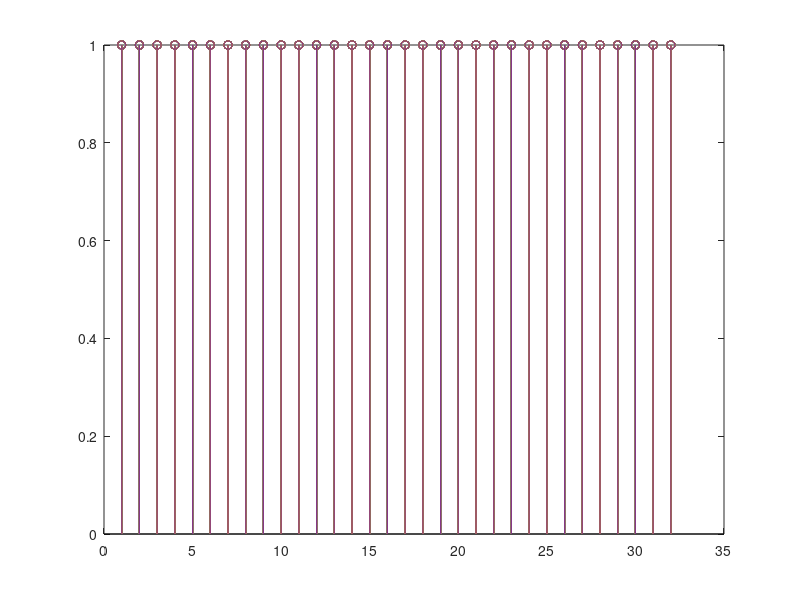
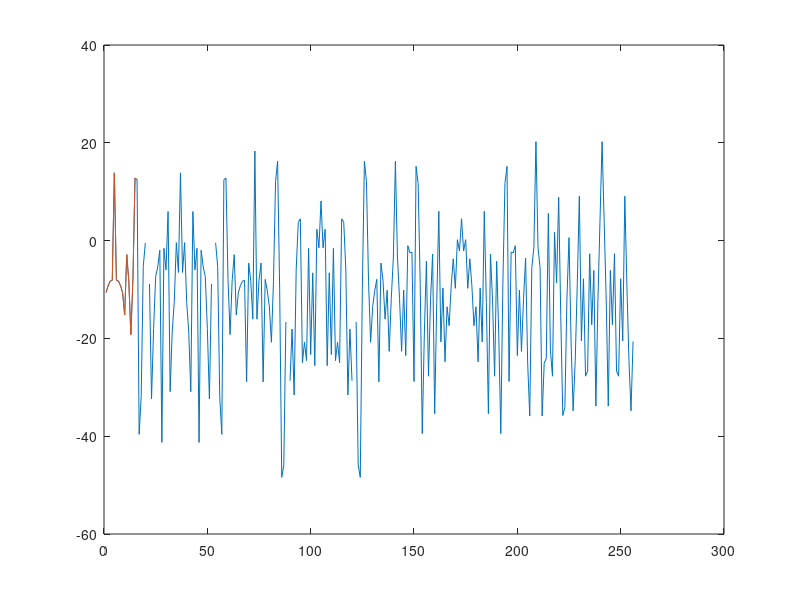

Source code (MATLAB) for these figures, in order: (Note: this script raises an error after producing the figures.)
clear; clc;

% Channel Parameters
Max_Excess_Delay   = 3.2*1e-5; % in seconds

% OFDM Signal Specs
FFTsize              = 64;
df                   = 15e3; % subcarrier spacing
fs                   = df*FFTsize;
Ts                   = 1/fs;
OSR                  = 8;
NumActiveSubcarriers = 48;
NumSymbols           = 25;
N_taps               = floor(Max_Excess_Delay/Ts)+1;
CPsizeOpt            = ceil(Max_Excess_Delay/Ts/OSR); % Minimum CP size required (effect of OSR taken into acount)
CPsize               = CPsizeOpt;
W                    = 2;
NumGuards            = 50;

% Message Source and Bits
Message = ['We hold these truths 2 be self-evident,' ...
    ' that all men are created equal, that they are ' ...
    'endowed by their Creator with certain unalienable ' ...
    'Rights, that among these are Life, Liberty and ' ...
    'the pursuit of Happiness'];

MessageBinChar      = dec2bin(double(char(Message)));
[Sz1,Sz2]           = size(MessageBinChar);
MessageBinStrn      = reshape(MessageBinChar,1,Sz1*Sz2);
MessageBits         = zeros(1,Sz1*Sz2);
for b=1:Sz1*Sz2
    MessageBits(b)  = str2double(MessageBinStrn(b));
end


% OFDM modulation
UsedSubcarrierIndx          = [FFTsize-(NumActiveSubcarriers/2:-1:1)+1, 1:NumActiveSubcarriers/2];

pilotIndices                = UsedSubcarrierIndx(2:3:end);
UsedSubcarrierIndx(2:3:end) = [];

dataIndexes                 = UsedSubcarrierIndx;
pilotBits                   = repmat([1 0],1,length(pilotIndices)/2);
pilotSymbols                   = pilotBits*2-1;
%pilotSymbols                = pskmod(pilotBits,2);

numberOfDataCarriers        = NumActiveSubcarriers - length(pilotIndices); 
numberOfZerosToIncrease     = floor(length(MessageBits)/numberOfDataCarriers)*numberOfDataCarriers +numberOfDataCarriers - length(MessageBits);

ZeroPaddedMessageBits       = [MessageBits zeros(1,numberOfZerosToIncrease)];
modulatedDataSymbols        = pskmod(ZeroPaddedMessageBits,2);

ofdm_symbols_Matrix         = reshape(modulatedDataSymbols ,numberOfDataCarriers ,length(ZeroPaddedMessageBits)/numberOfDataCarriers);


to_ifft = zeros(FFTsize,length(ZeroPaddedMessageBits)/numberOfDataCarriers);

stem(abs(ofdm_symbols_Matrix))

for i= 1:length(ZeroPaddedMessageBits)/numberOfDataCarriers
    to_ifft(pilotIndices,i) = pilotSymbols;
end

to_ifft(dataIndexes,:)      = ofdm_symbols_Matrix;

ifftOFDM                    = ifft(to_ifft)*sqrt(FFTsize);

% iffOFDMtoSerial = reshape(ifftOFDM,1,length(ifftOFDM)*1);
ifftOFDMtoSerialwithCP      = [ifftOFDM((end-CPsize+1:end),:); ifftOFDM];
serialIFFT                  = ifftOFDMtoSerialwithCP(:).';

figure();
plot(10*log(abs(serialIFFT(1:FFTsize*4)).^2));
hold on
plot(10*log(abs(serialIFFT(1:FFTsize/CPsize)).^2));
hold off

figure()
[Pxx_tx_q_a,F_tx_q_a] = pwelch(serialIFFT,[],[],[],fs,'centered');
plot(F_tx_q_a,10*log10(Pxx_tx_q_a));

% mean max and PAPR

meanP = mean(abs(serialIFFT).^2);

peakP = max(abs(serialIFFT).^2);

PAPR2=peakP/meanP;

abs(serialIFFT).^2 >= meanP

% Frame Generation and filtering
preambles   =   mseq(2,6);
preambles = [preambles;preambles];

stem(mseq(2,6))
guardsymbols = zeros(1,NumGuards);

TxFrame = [guardsymbols preambles.' serialIFFT guardsymbols];
% TxFrame = [preambles;serialIFFT];

% temp      = repmat(TxFrame,OSR,1);
% TxFrame = reshape(temp,1,length(TxFrame)*OSR);

TxFrame = upsample(TxFrame,OSR);

plot(abs(TxFrame))

% Plotting TX Signal
figure()
plot(abs(TxFrame));

figure()
pwelch(TxFrame);

% % Channel
[RxSignal,H_cir] = Channeling(TxFrame.',N_taps,fs);
waterfall(abs(H_cir))

% Plotting Rx Signal
figure()
plot(abs(RxSignal));

figure()
plot(20*log10(abs(RxSignal)));


waterfall(abs(RxSignal))


% % Synchronization
 [SyncPreamble,SyncOFDMsignal] = synchronization(RxSignal,OSR,fs,FFTsize,CPsize,NumSymbols);
 scatterplot(SyncPreamble)

% channel estimation
a = mean(SyncPreamble'./preambles.');
eq_pr = SyncPreamble/a;
scatterplot(eq_pr)

%% Windowing
%approach 1 Alphan's
w1 = 1/2*(cos(linspace(-pi,0,W+2))+1);
plot(w1)

w1(1) = [];
w1(end) = [];

W1 = eye(FFTsize+CPsize);
W1(1:W,1:W) = diag(w1);

w2 = 1/2*(cos(linspace(0,pi,W+2))+1);
plot(w2)

w2(1) = [];
w2(end) = [];
W2 = zeros(FFTsize+CPsize);

W2(1:W,(CPsize+(1:W))) = diag(w2);

xWOFDM = W1*ifftOFDMtoSerialwithCP  + W2* ifftOFDMtoSerialwithCP;

if (1) % OOB
    xA = ifftOFDMtoSerialwithCP(:);
    Nwin = 1024;
    Noverlap= floor(Nwin*3.2/4);
    [pX,f] = pwelch(xA(:), Nwin, Noverlap,[],FFTsize,'twosided');
    pX = pX * FFTsize;
    h100 = figure(100);
    plot(f-FFTsize/2,fftshift(10*log10(pX)) , 'r', 'displayname', 'OFDM' )
    hold on

    xA = xWOFDM(:).';
    Nwin = 1024;
    Noverlap= floor(Nwin*3.2/4);
    [pX,f] = pwelch(xA(:), Nwin, Noverlap,[],FFTsize,'twosided');
    pX = pX * FFTsize;
    h100 = figure(100);
    plot(f-FFTsize/2,fftshift(10*log10(pX)) , 'g', 'displayname', 'Windowing & OFDM' )
    hold on
    
    
    grid on
    xlabel('Subcarrier Index')
    ylabel('Power spectral density [dBm/Hz]')
    ylim([-50 5])
    xlim([-FFTsize/2,FFTsize/2-1])
    drawnow
    legend('show')
    legend('Location','Best')
end

%% Clipping 
Power=abs(TxFrame).^2
MeanPower=mean(abs(TxFrame).^2);

index=find(Power>=MeanPower)
tramsmitted_signalclip=TxFrame;

tramsmitted_signalclip(index)=10/100*tramsmitted_signalclip(index);

Papr=max(abs(TxFrame).^2)/mean(abs(TxFrame).^2)
Papr=max(abs(tramsmitted_signalclip).^2)/mean(abs(tramsmitted_signalclip).^2)


figure
plot(1:length(TxFrame),20*log(TxFrame))
hold on
plot(1:length(tramsmitted_signalclip),20*log(tramsmitted_signalclip))

figure
[Pxx_rx,F_rx] = pwelch(TxFrame,[],[],[],fs,'centered');
plot(F_rx,10*log10(Pxx_rx/max(Pxx_rx)))
hold on
[Pxx_rx,F_rx] = pwelch(tramsmitted_signalclip,[],[],[],fs,'centered');
plot(F_rx,10*log10(Pxx_rx/max(Pxx_rx)))

% OFDM demodulation, Channel estimation, equalization and detection

